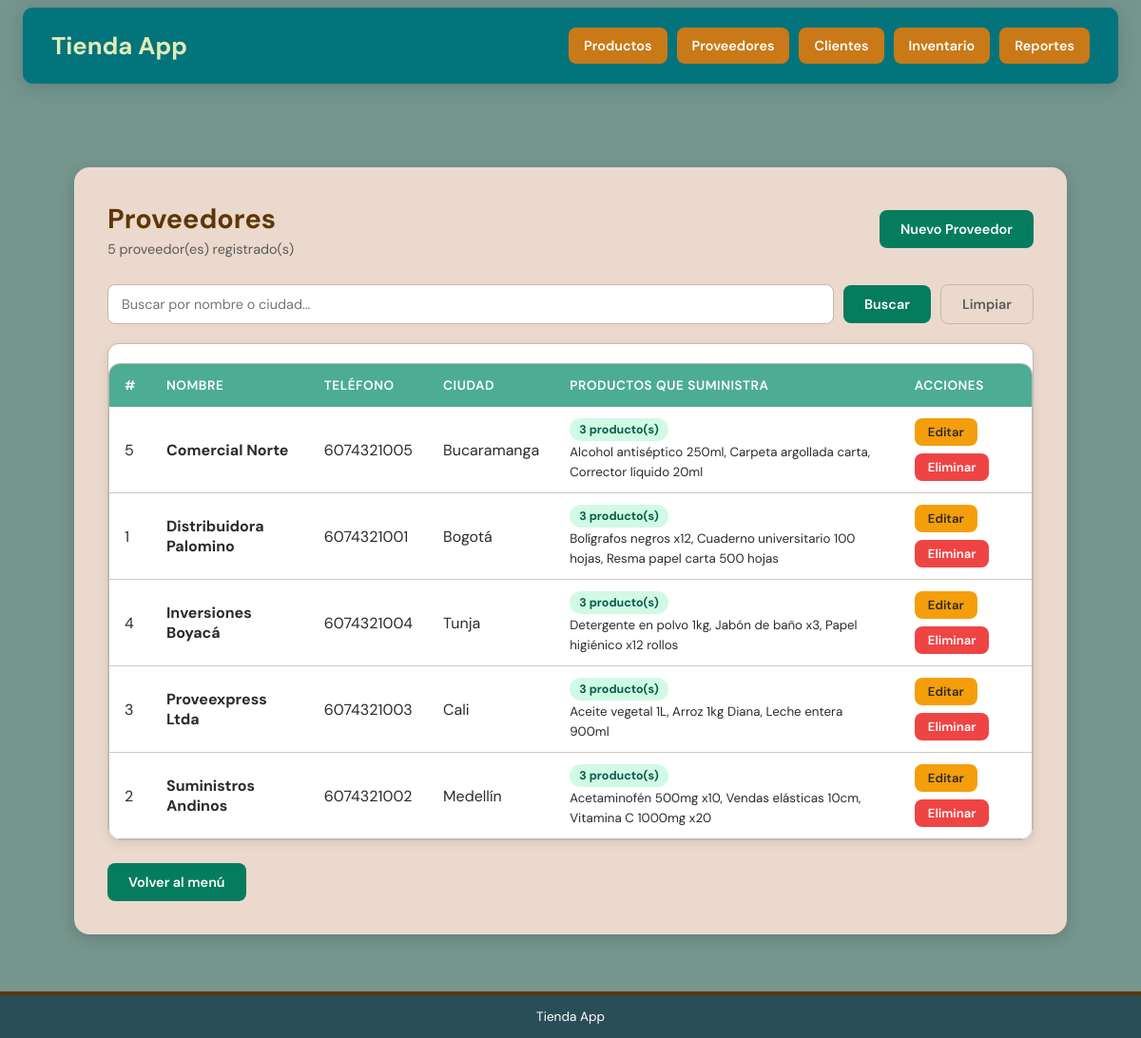
The app's page /proveedores/lista_proveedor.php with its own data.
### tables this page shows
CREATE TABLE proveedores (
    id_proveedor  INT AUTO_INCREMENT PRIMARY KEY,
    nombre        VARCHAR(100) NOT NULL,
    telefono      VARCHAR(15)  NOT NULL,
    ciudad        VARCHAR(80)  NOT NULL
);

### proveedores/lista_proveedor.php (the view, shortened to what this page needs)
<?php
require_once '../conexion.php';
$busqueda = trim($_GET['buscar'] ?? '');
$sql = "SELECT p.*, GROUP_CONCAT(DISTINCT pr.nombre ORDER BY pr.nombre SEPARATOR ', ') AS productos_suministra,
               COUNT(DISTINCT pp.id_producto) AS total_productos
        FROM proveedores p
        LEFT JOIN proveedor_producto pp ON pp.id_proveedor = p.id_proveedor
        LEFT JOIN productos pr ON pr.id_producto = pp.id_producto
        WHERE 1=1";
$params = [];
$sql .= " GROUP BY p.id_proveedor ORDER BY p.nombre";
$stmt = $pdo->prepare($sql);
$stmt->execute($params);
$proveedores = $stmt->fetchAll();
?>
<!DOCTYPE html>
<html lang="es">
<head>
  <link rel="stylesheet" href="../css/style.css">
</head>
<body class="pagina-interior">
<?php include '../includes/navbar.php'; ?>
<div class="app-layout">
  <main class="content">
    <div class="content-header">
      <div>
        <h1 class="content-title">Proveedores</h1>
        <p class="content-subtitle"><?= count($proveedores) ?> proveedor(es) registrado(s)</p>
      </div>
      <a href="nuevo_proveedor.php" class="btn">Nuevo Proveedor</a>
    </div>
    <form method="GET" class="barra-busqueda">
      <div class="input-busqueda">
        <input type="text" name="buscar" placeholder="Buscar por nombre o ciudad..."
               value="<?= htmlspecialchars($busqueda) ?>">
      </div>
      <button type="submit" class="btn">Buscar</button>
      <a href="lista_proveedor.php" class="btn btn-contorno">Limpiar</a>
    </form>
    <?php if (empty($proveedores)): ?>
      <div class="card">
        <div class="card-body">
          <div class="estado-vacio">
            <span class="icono-vacio">—</span>
            <p>No hay proveedores registrados.</p>
            <a href="nuevo_proveedor.php" class="btn">Agregar proveedor</a>
          </div>
        </div>
      </div>
    <?php else: ?>
      <div class="card">
        <div class="tabla-wrapper">
          <table class="tabla">
            <thead>
              <tr>
                <th>#</th>
                <th>Nombre</th>
                <th>Teléfono</th>
                <th>Ciudad</th>
                <th>Productos que suministra</th>
                <th>Acciones</th>
              </tr>
            </thead>
            <tbody>
              <?php foreach ($proveedores as $p): ?>
              <tr>
                <td><?= $p['id_proveedor'] ?></td>
                <td><strong><?= htmlspecialchars($p['nombre']) ?></strong></td>
                <td><?= htmlspecialchars($p['telefono']) ?></td>
                <td><?= htmlspecialchars($p['ciudad']) ?></td>
                <td>
                  <?php if ($p['total_productos'] > 0): ?>
                    <span class="badge badge-drogueria"><?= $p['total_productos'] ?> producto(s)</span><br>
                    <small><?= htmlspecialchars($p['productos_suministra'] ?? '') ?></small>
                  <?php else: ?>
                    <span class="badge badge-secundario">Sin asignar</span>
                  <?php endif; ?>
                </td>
                <td>
                  <div class="td-acciones">
                    <a href="editar_proveedor.php?id=<?= $p['id_proveedor'] ?>"
                       class="btn btn-sm btn-advertencia">Editar</a>
                    <a href="eliminar_proveedor.php?id=<?= $p['id_proveedor'] ?>"
                       class="btn btn-sm btn-peligro"
                       onclick="return confirm('¿Eliminar este proveedor?')">Eliminar</a>
                  </div>
                </td>
              </tr>
              <?php endforeach; ?>
            </tbody>
          </table>
        </div>
      </div>
    <?php endif; ?>
    <a href="../index.php" class="btn-volver btn">Volver al menú</a>
  </main>
</div>
<footer class="footer">
  <p>Tienda App </p>
</footer>
</body>
</html>

### css/style.css (style rules this page uses)
:root { --primario: #04747C; --primario-osc: #0C444C; --acento: #c97917; --acento-osc: #5f3606; --verde: #067c5e; --verde-claro: #4CAC94; --papeleria: #F59E0B; --papeleria-light: #FEF3C7; --papeleria-dark: #92400E; --drogueria: #10B981; --drogueria-light: #D1FAE5; --drogueria-dark: #065F46; --supermercado: #3B82F6; --supermercado-light: #DBEAFE; --supermercado-dark: #1E40AF; --aseo: #EC4899; --aseo-light: #FCE7F3; --aseo-dark: #9D174D; --exito: #22C55E; --peligro: #EF4444; --advertencia: #F59E0B; --fondo: #75958d; --fondo-content: #ead9cc; --fondo-index: #FCFCEC; --texto: #2b2b2b; --texto-suave: #5a5a5a; --borde: #c4b8b0; --blanco: #ffffff; --radio: 12px; --radio-sm: 8px; --sombra: 0 4px 15px rgba(0,0,0,0.15); --sombra-lg:0 8px 30px rgba(0,0,0,0.2); }
*, *::before, *::after { box-sizing: border-box; margin: 0; padding: 0; font-family: 'DM Sans', sans-serif; }
a { text-decoration: none; color: inherit; }
body.pagina-interior { background-color: var(--fondo); color: var(--texto); min-height: 100vh; display: flex; flex-direction: column; padding-top: 22vh; }
.app-layout { flex: 1; width: 100%; display: flex; justify-content: center; padding: 0 20px; }
.content { width: 90%; max-width: 1200px; background-color: var(--fondo-content); padding: 35px; border-radius: 16px; box-shadow: var(--sombra); }
.content-header { display: flex; align-items: center; justify-content: space-between; margin-bottom: 28px; flex-wrap: wrap; gap: 15px; }
.content-title { font-size: 1.8rem; color: var(--acento-osc); font-weight: 700; }
.content-subtitle { color: var(--texto-suave); font-size: 0.9rem; margin-top: 4px; }
.btn { display: inline-flex; align-items: center; gap: 6px; color: var(--blanco); background-color: var(--verde); padding: 11px 22px; border-radius: var(--radio-sm); font-weight: 600; font-size: 0.9rem; transition: background 0.2s, transform 0.1s; border: none; cursor: pointer; text-decoration: none; }
.btn-peligro { background-color: var(--peligro); }
.btn-advertencia { background-color: var(--advertencia); color: var(--texto); }
.btn-contorno { background: transparent; color: var(--texto-suave); border: 1.5px solid var(--borde); }
.btn-sm { padding: 6px 14px; font-size: 0.82rem; }
.tabla-wrapper { overflow-x: auto; border-radius: var(--radio); border: 1px solid var(--borde); margin-top: 20px; }
.tabla { width: 100%; border-collapse: collapse; }
.tabla thead { background-color: var(--verde-claro); color: var(--blanco); }
.tabla th { padding: 14px 16px; text-align: left; font-weight: 600; font-size: 0.85rem; text-transform: uppercase; letter-spacing: 0.04em; white-space: nowrap; }
.tabla td { padding: 12px 16px; background: var(--blanco); border-bottom: 1px solid #d5c8bf; vertical-align: middle; }
.tabla tbody tr:last-child td { border-bottom: none; }
.td-acciones { display: flex; gap: 8px; flex-wrap: wrap; }
input[type="text"], input[type="email"], input[type="number"], input[type="tel"], select, textarea { padding: 11px 14px; border: 1.5px solid var(--borde); border-radius: var(--radio-sm); font-size: 0.9rem; color: var(--texto); background: var(--blanco); transition: border-color 0.2s, box-shadow 0.2s; outline: none; width: 100%; }
.card { background: var(--blanco); border-radius: var(--radio); border: 1px solid var(--borde); box-shadow: 0 3px 12px rgba(0,0,0,0.08); overflow: hidden; margin-bottom: 24px; }
.badge { display: inline-flex; align-items: center; padding: 4px 10px; border-radius: 999px; font-size: 0.78rem; font-weight: 700; }
.badge-drogueria { background: var(--drogueria-light); color: var(--drogueria-dark); }
.barra-busqueda { display: flex; gap: 10px; align-items: center; flex-wrap: wrap; margin-bottom: 20px; }
.input-busqueda { position: relative; flex: 1; min-width: 200px; }
.footer { background-color: #2a4e57; color: var(--blanco); text-align: center; padding: 14px; margin-top: 60px; border-top: 4px solid var(--acento-osc); font-size: 0.85rem; }

### records on screen
proveedores: id_proveedor "5", nombre "Comercial Norte", telefono "6074321005", ciudad "Bucaramanga", total_productos "3", productos_suministra "Alcohol antiséptico 250ml, Carpeta argollada carta, Corrector líquido 20ml"
proveedores: id_proveedor "1", nombre "Distribuidora Palomino", telefono "6074321001", ciudad "Bogotá", total_productos "3", productos_suministra "Bolígrafos negros x12, Cuaderno universitario 100 hojas, Resma papel carta 500 hojas"
proveedores: id_proveedor "4", nombre "Inversiones Boyacá", telefono "6074321004", ciudad "Tunja", total_productos "3", productos_suministra "Detergente en polvo 1kg, Jabón de baño x3, Papel higiénico x12 rollos"
proveedores: id_proveedor "3", nombre "Proveexpress Ltda", telefono "6074321003", ciudad "Cali", total_productos "3", productos_suministra "Aceite vegetal 1L, Arroz 1kg Diana, Leche entera 900ml"
proveedores: id_proveedor "2", nombre "Suministros Andinos", telefono "6074321002", ciudad "Medellín", total_productos "3", productos_suministra "Acetaminofén 500mg x10, Vendas elásticas 10cm, Vitamina C 1000mg x20"

### other values on screen
count($proveedores) "5"
